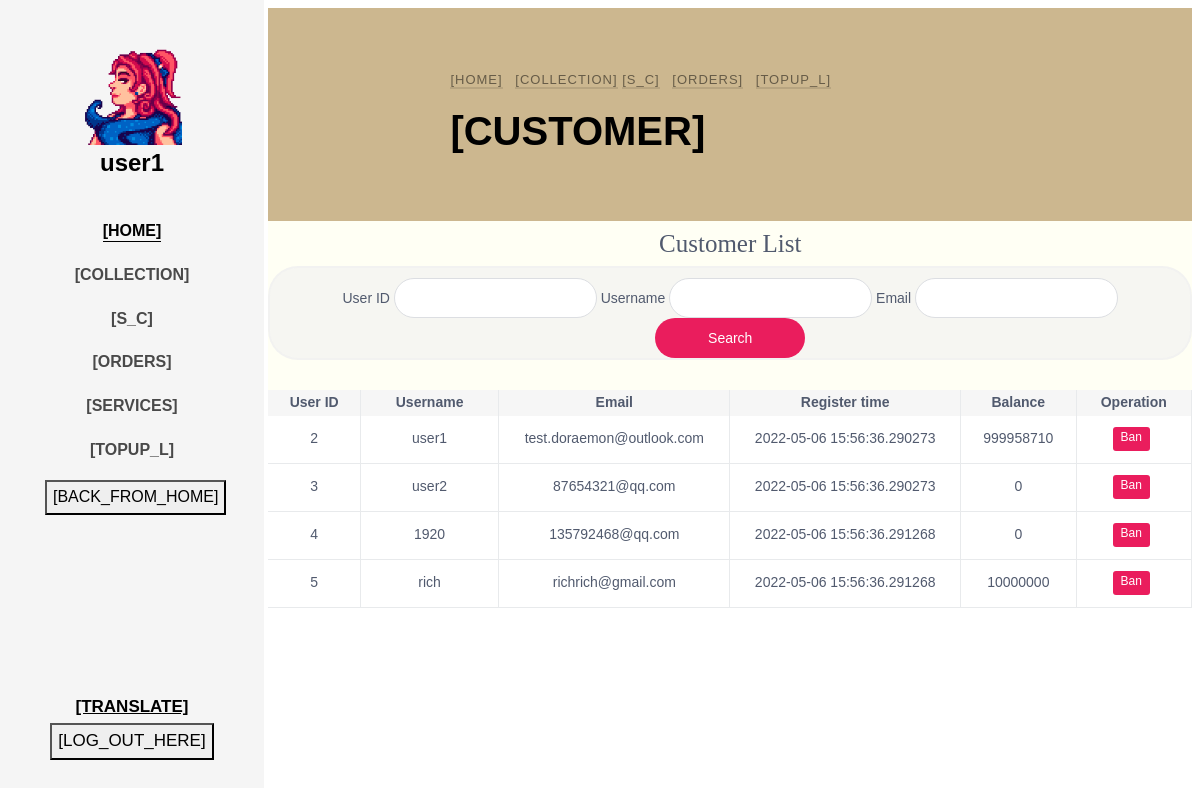
The page /customer (signed in) on the database as committed earlier.
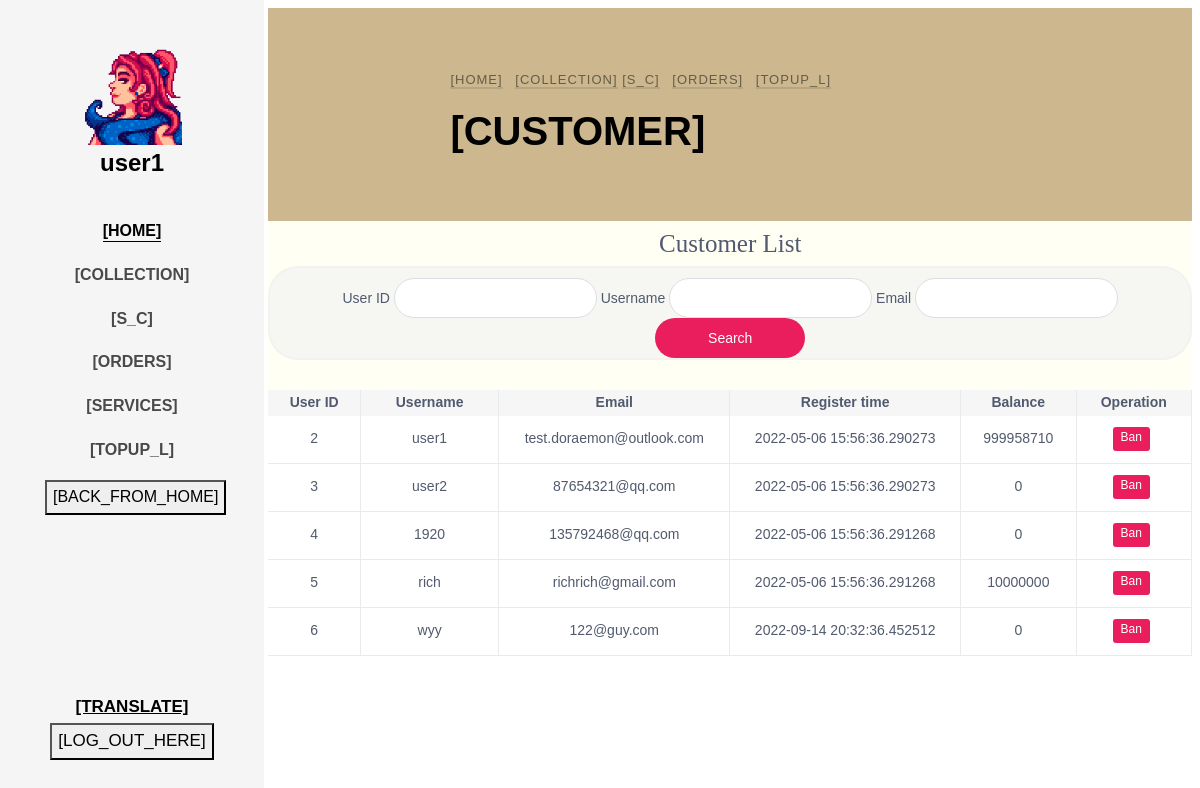
The same page on the database as committed later.
### app/models.py (models this page shows, shortened)
class User(db.Model):
    __tablename__ = "user"
    __table_args__ = {'extend_existing': True}
    id = db.Column(db.Integer, primary_key=True)
    user_name = db.Column(db.String(32), unique=True, nullable=False)
    password_hash = db.Column(db.String(64), nullable=False)
    email = db.Column(db.String(64), nullable=False)
    register_time = db.Column(db.DateTime, default=datetime.now)
    gender = db.Column(db.String(10), nullable=True)
    icon = db.Column(db.String(128), default='default.jpeg')
    introduction = db.Column(db.String(64), nullable=True)
    authority = db.Column(db.Integer, default=0, nullable=False)
    money = db.Column(db.Integer, default=0, nullable=False)
    new_time = db.Column(db.DateTime, nullable=True)
    count = db.Column(db.Integer, default=0)
    situation = db.Column(db.Boolean, nullable=True)
    messages = db.relationship('Mess', back_populates='author', cascade='all')
    ban = db.Column(db.Boolean, default=False)

### app/routes.py (the view, shortened to what this page needs)
@app.route('/customer', methods=['GET', 'POST'])
def customer():
    user = User.query.filter(User.user_name == session.get('USERNAME')).first()
    user_icon = setIcon()
    authority = session.get('authority')
    if islogined():
        user_icon = setIcon()
        authority = session.get('authority')
    else:
        user_icon = 'NULL'
        authority = 0
    users_id = []
    users_name = []
    users_email = []
    users = User.query.filter(User.authority == 0).all()
    allusers = get_customer(users)
    return render_template('customer.html', islogin=islogined(), user=user, authority=authority, allusers=allusers,
                           types=change_type(),
                           ype_value=change_type().values(), icon=user_icon)

### app/functions.py (called while the page is built)
def islogined():
    if session.get('USERNAME'):
        return True
    else:
        return False

### app/routes.py (called while the page is built)
def change_type():
    if session.get('lang') == "zh_CN":
        return all_type_cn
    else:
        return all_type_en

def setIcon():
    if islogined():
        user = User.query.filter(User.user_name == session.get('USERNAME')).first()
        user_icon = user.icon
        if user_icon != None:
            icon = user.icon
            user_icon = url_for('static', filename='uploaded_AVA/' + icon)
        else:
            user_icon = 'NULL'
    else:
        user_icon = 'NULL'
    return user_icon

def get_customer(users):
    allusers = []
    for user in users:
        item = dict()
        item['id'] = user.id
        item['username'] = user.user_name
        item['email'] = user.email
        item['time'] = user.register_time
        item['money'] = user.money
        item['ban'] = user.ban
        allusers.append(item)
    return allusers

### app/templates/customer.html (shortened to what the changed rows need)
<!DOCTYPE html>
<html lang="en">
<head>
    <link rel="stylesheet" href="../static/css/open-iconic-bootstrap.min.css">
    <link rel="stylesheet" href="../static/css/animate.css">
    <link rel="stylesheet" href="../static/css/owl.carousel.min.css">
    <link rel="stylesheet" href="../static/css/owl.theme.default.min.css">
    <link rel="stylesheet" href="../static/css/magnific-popup.css">
    <link rel="stylesheet" href="../static/css/aos.css">
    <link rel="stylesheet" href="../static/css/ionicons.min.css">
    <link rel="stylesheet" href="../static/css/bootstrap-datepicker.css">
    <link rel="stylesheet" href="../static/css/jquery.timepicker.css">
    <link rel="stylesheet" href="../static/css/flaticon.css">
    <link rel="stylesheet" href="../static/css/icomoon.css">
    <link rel="stylesheet" href="../static/css/style-per.css">
    <link rel="stylesheet" href="../static/css/list.css" type="text/css">
</head>
<body>
<div id="colorlib-page">
    <aside id="colorlib-aside" role="complementary" class="js-fullheight text-center">
        <h1 id="colorlib-logo"><a href="/home">
                <span>
                    {% if icon == "NULL" %}
                        <img src='{{ avatars.default(size='l') }}' alt="" width=100 height=100>
                    {% else %}
                        <img src='{{ icon }}' alt="" width=100 height=100>
                    {% endif %}
                </span><br>{{ user.user_name }}</a>
        </h1>
    </aside>
    <div id="colorlib-main">
        <section class="ftco-section ftco-bread">
            <div class="container">
                <div class="row no-gutters slider-text justify-content-center align-items-center">
                    <div class="col-md-8 ftco-animate">
                        <h1 class="bread i18n" contrastName="CUSTOMER">Customer</h1>
                    </div>
                </div>
            </div>
        </section>
        <div class="ivu-table ivu-table-default ivu-table-border" style="background-color: rgba(255,255,240,0.7);text-align: center">
            <div class="ivu-table ivu-table-default ivu-table-border" >
                    <div class="ivu-table-header">
                        <table cellspacing="0" cellpadding="0" border="0" style="width: 600px;">
                            <colgroup>
                          </colgroup>
                        <thead>
                            <tr>
                                <th class="ivu-table-column-sPsr1K">
                                    <div class="ivu-table-cell"><span class="">User ID</span></div>
                                </th>
                                <th class="ivu-table-column-0Ty1Sa">
                                    <div class="ivu-table-cell"><span class="">Username</span></div>
                                </th>
                                <th class="ivu-table-column-BsnJUZ">
                                    <div class="ivu-table-cell"><span class="">Email</span></div>
                                </th>
                                <th class="ivu-table-column-HpbwFs">
                                    <div class="ivu-table-cell"><span class="">Register time</span></div>
                                </th>
                                <th class="ivu-table-column-GbhPDM ivu-table-column-left">
                                    <div class="ivu-table-cell"><span class="">Balance</span></div>
                                </th>
                                <th class="ivu-table-column-KCCxfC ivu-table-column-center ivu-table-hidden">
                                    <div class="ivu-table-cell ivu-table-hidden"><span class="">Operation</span></div>
                                </th>
                            </tr>
                      </thead>
                        </table>
                    </div>
                    <div class="ivu-table-body" style="">
                        <table cellspacing="0" cellpadding="0" border="0" style="width: 600px;">
                            <colgroup>
                            </colgroup>
                            <tbody class="ivu-table-tbody">
                                {% for user in allusers %}
                                <tr draggable="false" class="ivu-table-row">
                                    <td class="ivu-table-column">
                                        <div class="ivu-table-cell">
                                            <div class="ivu-table-cell-tooltip ivu-tooltip">
                                                <div class="ivu-tooltip-rel">
                                                    <span class="ivu-table-cell-tooltip-content"> {{ user.id }}
                                                    </span>
                                                </div>
                                            </div>
                                        </div>
                                    </td>
                                    <td class="ivu-table-column">
                                        <div class="ivu-table-cell">
                                            <div class="ivu-table-cell-tooltip ivu-tooltip">
                                                <div class="ivu-tooltip-rel">
                                                    <span class="ivu-table-cell-tooltip-content"> {{ user.username }}
                                                    </span>
                                                </div>
                                            </div>
                                        </div>
                                    </td>
                                    <td class="ivu-table-column">
                                        <div class="ivu-table-cell">
                                            <div class="ivu-table-cell-tooltip ivu-tooltip">
                                                <div class="ivu-tooltip-rel">
                                                    <span class="ivu-table-cell-tooltip-content"> {{ user.email }}
                                                    </span>
                                                </div>
                                            </div>
                                        </div>
                                    </td>
                                    <td class="ivu-table-column">
                                        <div class="ivu-table-cell">
                                            <div class="ivu-table-cell-tooltip ivu-tooltip">
                                                <div class="ivu-tooltip-rel">
                                                    <span class="ivu-table-cell-tooltip-content"> {{ user.time }}
                                                    </span>
                                                </div>
                                            </div>
                                        </div>
                                    </td>
                                    <td class="ivu-table-column">
                                        <div class="ivu-table-cell">
                                            <div class="ivu-table-cell-tooltip ivu-tooltip">
                                                <div class="ivu-tooltip-rel">
                                                    <span class="ivu-table-cell-tooltip-content"> {{ user.money }}
                                                    </span>
                                                </div>
                                            </div>
                                        </div>
                                    </td>
                                    <td class="ivu-table-column">
                                        <div class="ivu-table-cell ivu-table-hidden">
                                            <div style="display: flex; justify-content: center;">
                                                {% if user.ban == 1 %}
                                                <a href="/ban/{{ user.id }}" class="ivu-btn ivu-btn-error ivu-btn-small" style="margin-right: 5px; display: block;">
                                                        Release
                                                </a>
                                                {% else %}
                                                <a href="/ban/{{ user.id }}" class="ivu-btn ivu-btn-error ivu-btn-small" style="margin-right: 5px; display: block;">
                                                        Ban
                                                </a>
                                                {% endif %}
                                            </div>
                                        </div>
                                    </td>
                                </tr>
                               {% endfor %}
                              </tbody>
                        </table>
                    </div>
                </div>
        </div>
    </div>
</div>
</body>
</html>

Rows that differ between the two databases and show on the page:
added User: id "6", username "wyy", email "122@guy.com", time "2022-09-14 20:32:36.452512", money "0"
